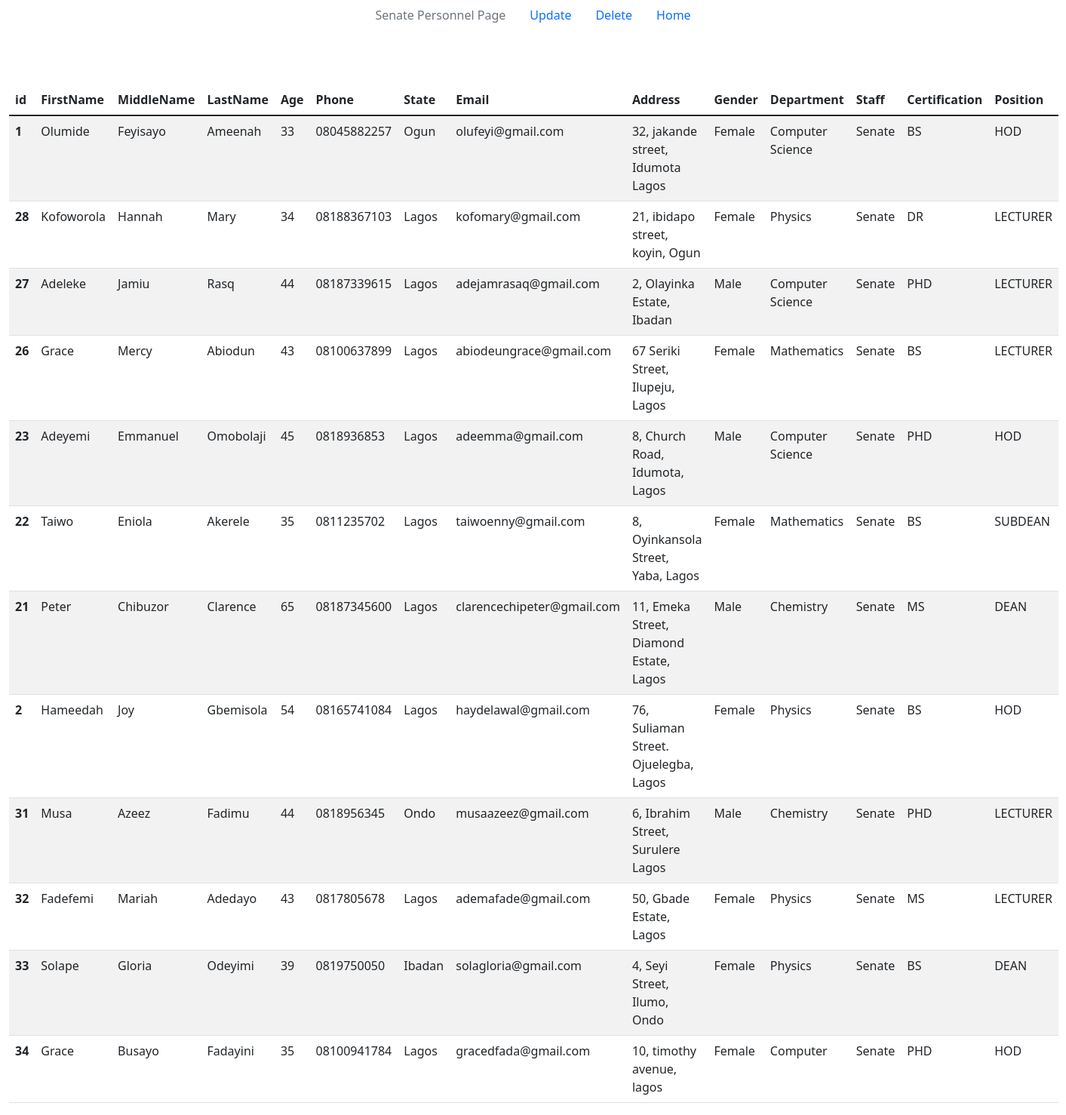
/dist/senate.php, run on the app's committed database.
### tables this page shows
CREATE TABLE IF NOT EXISTS `personnel` (
  `id` int(11) NOT NULL AUTO_INCREMENT,
  `fname` varchar(30) NOT NULL,
  `mname` varchar(30) NOT NULL,
  `lname` varchar(30) NOT NULL,
  `age` int(100) NOT NULL,
  `phone` varchar(30) NOT NULL,
  `state` varchar(10) NOT NULL,
  `email` varchar(30) NOT NULL,
  `address` varchar(50) NOT NULL,
  `gender` varchar(10) NOT NULL,
  `department` varchar(30) NOT NULL,
  `staff` varchar(40) NOT NULL,
  `certification` varchar(40) NOT NULL,
  `position` varchar(40) NOT NULL,
  PRIMARY KEY (`id`)
);

### dist/senate.php (the view, shortened to what this page needs)
<?php
include 'connect.php';
?>
<!DOCTYPE html>
<html lang="en">
  <head>
    <link href="https://cdn.jsdelivr.net/npm/bootstrap@5.1.3/dist/css/bootstrap.min.css" rel="stylesheet">
  </head>
  <body>
       <ul class="nav justify-content-center">
       <li class="nav-item">
    <a class="nav-link disabled" aria-current ="page">Senate Personnel Page</a>
  </li>
  <li class="nav-item">
    <a class="nav-link" href="updatesenate.php">Update</a>
  </li>
  <li class="nav-item">
    <a class="nav-link" href="deletesenate.php">Delete</a>
  </li>
  <li class="nav-item">
    <a class="nav-link" href="http://localhost/bolaji/admin/master/index.php">Home</a>
  </li>
</ul>
<br><br><br>
    <div class="container-fluid">
      <table class="table table-striped table-hover">
        <thead>
          <tr>
            <th scope="col">id</th>
            <th scope="col"> FirstName</th>
            <th scope="col"> MiddleName</th>
            <th scope="col"> LastName</th>
            <th scope="col"> Age</th>
            <th scope="col"> Phone</th>
            <th scope="col"> State</th>
            <th scope="col"> Email</th>
            <th scope="col"> Address</th>
            <th scope="col"> Gender</th>
            <th scope="col"> Department</th>
            <th scope="col"> Staff</th>
            <th scope="col"> Certification</th>
            <th scope="col"> Position</th>
          </tr>
        </thead>
        <tbody>
        <?php
         $sql = "select * from `personnel` where staff='Senate'";
         $result = mysqli_query($con, $sql);
         if($result){
          while($row = mysqli_fetch_assoc($result)){
            $id =$row['id'];
            $fname =$row['fname'];
            $mname =$row['mname'];
            $lname =$row['lname'];
            $age =$row['age'];
            $phone =$row['phone'];
            $state =$row['state'];
            $email =$row['email'];
            $address =$row['address'];
            $gender =$row['gender'];
            $department =$row['department'];
            $staff =$row['staff'];
            $certification =$row['certification'];
            $position =$row['position'];
            echo '<tr>
            <th scope="row">'.$id.'</th>
            <td>'.$fname.'</td>
            <td>'.$mname.'</td>
            <td>'.$lname.'</td>
            <td>'.$age.'</td>
            <td>'.$phone.'</td>
            <td>'.$state.'</td>
            <td>'.$email.'</td>
            <td>'.$address.'</td>
            <td>'.$gender.'</td>
            <td>'.$department.'</td>
            <td>'.$staff.'</td>
            <td>'.$certification.'</td>
            <td>'.$position.'</td>
          </tr>';
          }
         }
        ?>
        </tbody>
      </table>
    </div>
  </body>
</html>

### data on the page
personnel: id "1", fname "Olumide", mname "Feyisayo", lname "Ameenah", age "33", phone "08045882257", state "Ogun", email "olufeyi@gmail.com", address "32, jakande street, Idumota Lagos", gender "Female", department "Computer Science", staff "Senate", certification "BS", position "HOD"
personnel: id "28", fname "Kofoworola", mname "Hannah", lname "Mary", age "34", phone "08188367103", state "Lagos", email "kofomary@gmail.com", address "21, ibidapo street, koyin, Ogun", gender "Female", department "Physics", staff "Senate", certification "DR", position "LECTURER"
personnel: id "27", fname "Adeleke", mname "Jamiu", lname "Rasq", age "44", phone "08187339615", state "Lagos", email "adejamrasaq@gmail.com", address "2, Olayinka Estate, Ibadan", gender "Male", department "Computer Science", staff "Senate", certification "PHD", position "LECTURER"
personnel: id "26", fname "Grace", mname "Mercy", lname "Abiodun", age "43", phone "08100637899", state "Lagos", email "abiodeungrace@gmail.com", address "67 Seriki Street, Ilupeju, Lagos", gender "Female", department "Mathematics", staff "Senate", certification "BS", position "LECTURER"
personnel: id "23", fname "Adeyemi", mname "Emmanuel", lname "Omobolaji", age "45", phone "0818936853", state "Lagos", email "adeemma@gmail.com", address "8, Church Road, Idumota, Lagos", gender "Male", department "Computer Science", staff "Senate", certification "PHD", position "HOD"
personnel: id "22", fname "Taiwo", mname "Eniola", lname "Akerele", age "35", phone "0811235702", state "Lagos", email "taiwoenny@gmail.com", address "8, Oyinkansola Street, Yaba, Lagos", gender "Female", department "Mathematics", staff "Senate", certification "BS", position "SUBDEAN"
personnel: id "21", fname "Peter", mname "Chibuzor", lname "Clarence", age "65", phone "08187345600", state "Lagos", email "clarencechipeter@gmail.com", address "11, Emeka Street, Diamond Estate, Lagos", gender "Male", department "Chemistry", staff "Senate", certification "MS", position "DEAN"
personnel: id "2", fname "Hameedah", mname "Joy", lname "Gbemisola", age "54", phone "08165741084", state "Lagos", email "haydelawal@gmail.com", address "76, Suliaman Street. Ojuelegba, Lagos", gender "Female", department "Physics", staff "Senate", certification "BS", position "HOD"
personnel: id "31", fname "Musa", mname "Azeez", lname "Fadimu", age "44", phone "0818956345", state "Ondo", email "musaazeez@gmail.com", address "6, Ibrahim Street, Surulere Lagos", gender "Male", department "Chemistry", staff "Senate", certification "PHD", position "LECTURER"
personnel: id "32", fname "Fadefemi", mname "Mariah", lname "Adedayo", age "43", phone "0817805678", state "Lagos", email "ademafade@gmail.com", address "50, Gbade Estate, Lagos", gender "Female", department "Physics", staff "Senate", certification "MS", position "LECTURER"
personnel: id "33", fname "Solape", mname "Gloria", lname "Odeyimi", age "39", phone "0819750050", state "Ibadan", email "solagloria@gmail.com", address "4, Seyi Street, Ilumo, Ondo", gender "Female", department "Physics", staff "Senate", certification "BS", position "DEAN"
personnel: id "34", fname "Grace", mname "Busayo", lname "Fadayini", age "35", phone "08100941784", state "Lagos", email "gracedfada@gmail.com", address "10, timothy avenue, lagos", gender "Female", department "Computer", staff "Senate", certification "PHD", position "HOD"
